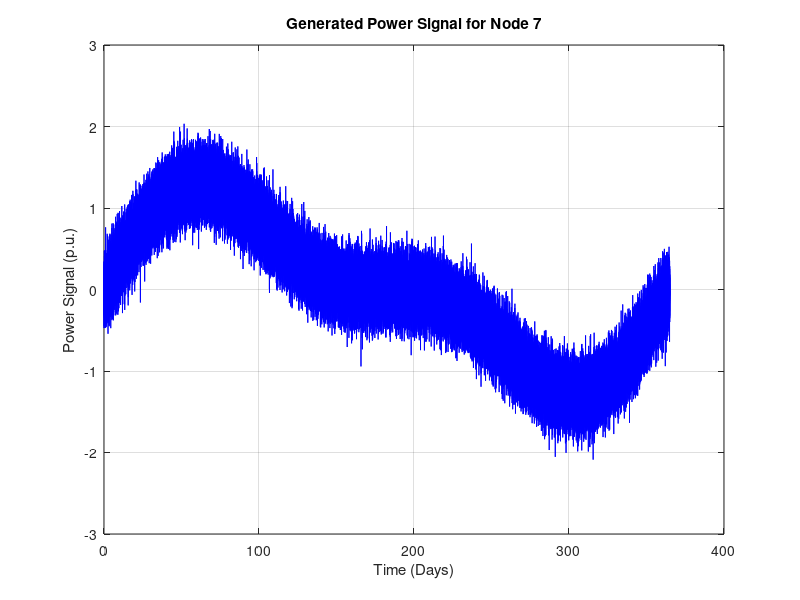

Source code (MATLAB): (Note: this script raises an error after producing the figure.)
clc; clear; close all;

%% ========== 1. Generate Power Time-Series Data for Node 7 ==========
num_samples = 120000; % More than 100,000 samples
t = linspace(0, 365, num_samples); % Time vector for 12 months
power_signal = sin(2 * pi * t / 365) + 0.5 * sin(4 * pi * t / 365) + 0.2 * randn(size(t));

% Figure 1: Original Power Signal
figure;
plot(t, power_signal, 'b');
xlabel('Time (Days)');
ylabel('Power Signal (p.u.)');
title('Generated Power Signal for Node 7');
grid on;
pause(0.1);

%% ========== 2. Perform Empirical Mode Decomposition (EMD) ==========
num_imfs = 10;
[imf_matrix, residual] = emd(power_signal, 'MaxNumIMF', num_imfs);

% Figure 2: IMF Decomposition (IMF 1-10 + Residual)
figure;
for j = 1:num_imfs
    subplot(11, 1, j);
    plot(t, imf_matrix(:, j), 'k');
    title(['IMF ' num2str(j)]);
    grid on;
end
sgtitle('IMF Decomposition (IMF 1-10) for Node 7');

subplot(11, 1, 11);
plot(t, residual, 'r');
xlabel('Time (Days)');
ylabel('Residual');
title('Residual Component');
grid on;
pause(0.1);

%% ========== 3. Compute Correlation Coefficients ==========
correlation_matrix = corrcoef(imf_matrix);

% Figure 3: Heatmap of IMF Correlation Coefficients
figure;
imagesc(correlation_matrix);
colorbar;
title('Correlation Coefficients of EMD Components');
xlabel('IMF Component');
ylabel('IMF Component');
axis square;
pause(0.1);

% Extract the first four components with the highest correlation coefficients
[~, sorted_indices] = sort(diag(correlation_matrix), 'descend');
selected_imfs = sorted_indices(1:4);

%% ========== 4. Reconstruct Signal Using Top 4 IMFs ==========
reconstructed_signal = sum(imf_matrix(:, selected_imfs), 2);

% Figure 4: Original vs Reconstructed Signal (Top 4 IMFs)
figure;
plot(t, power_signal, 'b', 'DisplayName', 'Original Signal');
hold on;
plot(t, reconstructed_signal, 'r--', 'DisplayName', 'Reconstructed Signal');
xlabel('Time (Days)');
ylabel('Signal Amplitude');
title('Original vs Reconstructed Signal for Node 7');
legend;
grid on;
pause(0.1);

%% ========== 5. Display All Required Outputs Before Saving ==========
disp('Displaying IMF Decomposition (IMF 1-10 + Residual)...');
figure(2);

disp('Displaying Heatmap of Correlation Coefficients...');
figure(3);

%% ========== 6. Save Outputs ==========
save('simulation_results_node7.mat', 'imf_matrix', 'correlation_matrix', 'reconstructed_signal', 't', 'power_signal');

disp('Simulation completed successfully. Results saved in "simulation_results_node7.mat".');
